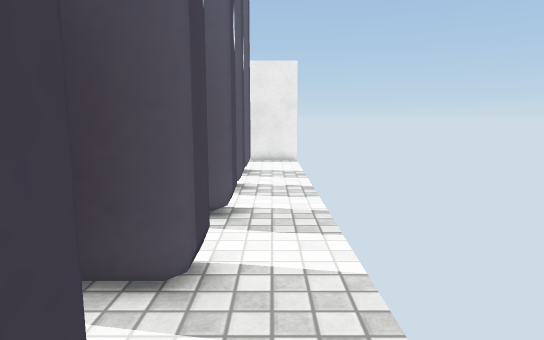
View 1 (above)

14 first-person views from a walk through a scene from a Unity 3-D project. The camera is 1.2 m above the floor, tilts 8° down and sees 75° across. The floor is counted in squares, 0.5 m on a side. Each view is taken from the middle of a square. On the plan, view 1 faces up. The plan holds only what a view shows up to about 20 squares ahead; the rest is blank. The place goes on beyond the plan. Some surface patterns are stand-ins.

View 2
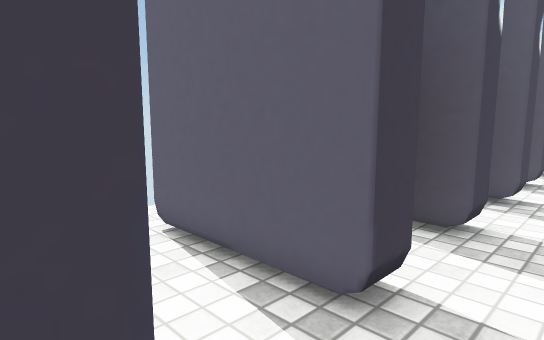

View 3
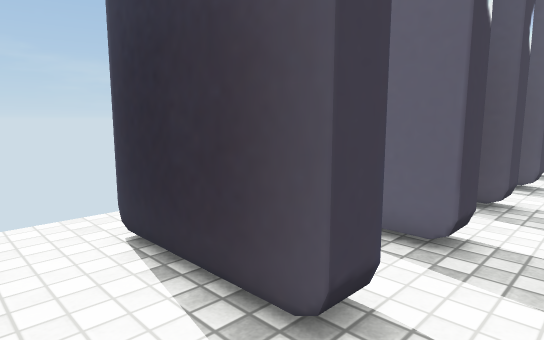

View 4
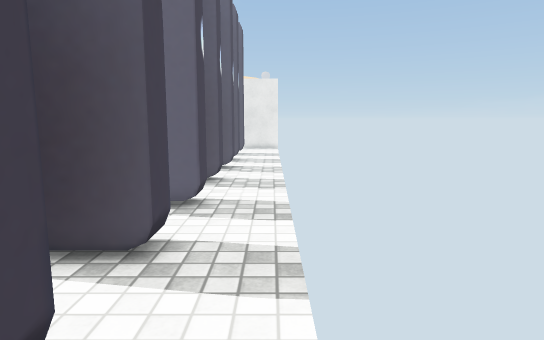

View 5
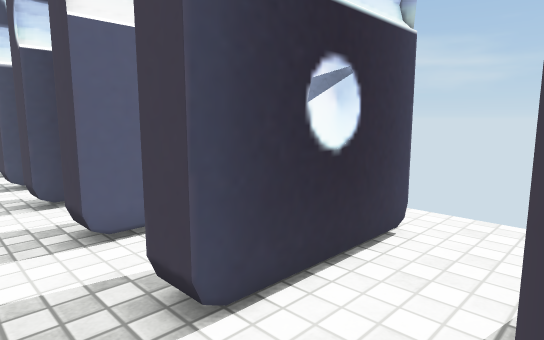

View 6
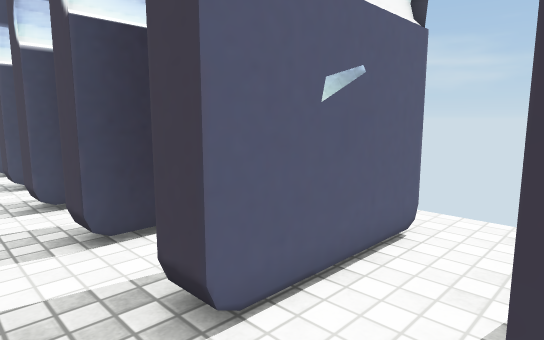

View 7
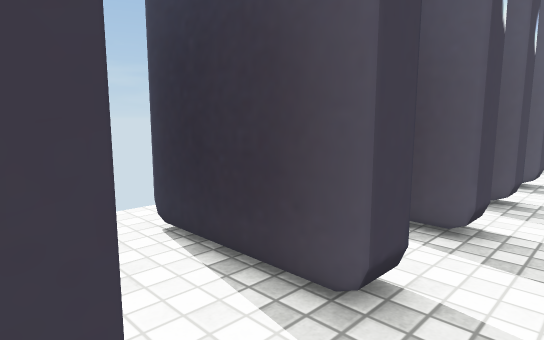

View 8
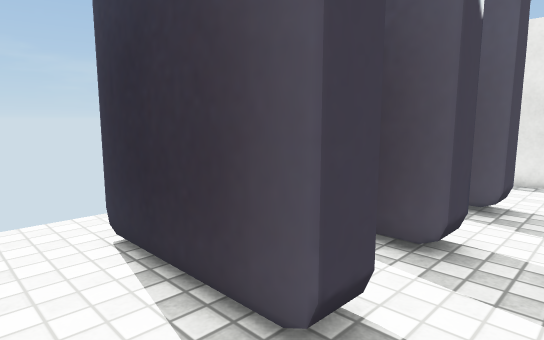

View 9
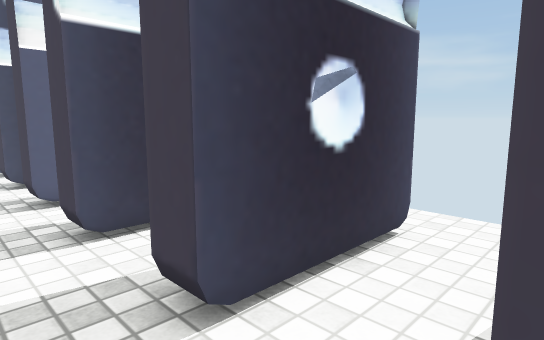

View 10
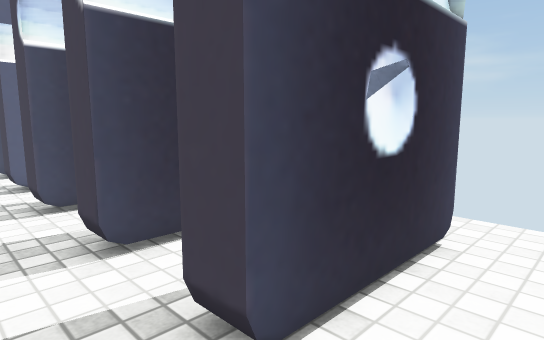

View 11
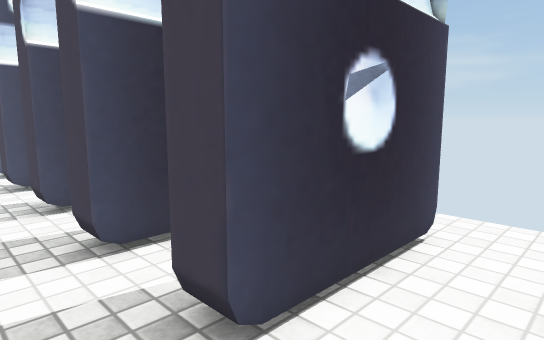

View 12
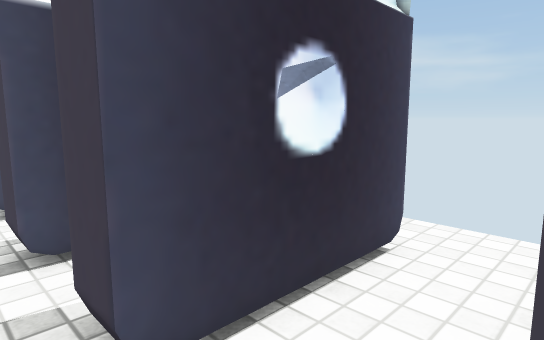

View 13
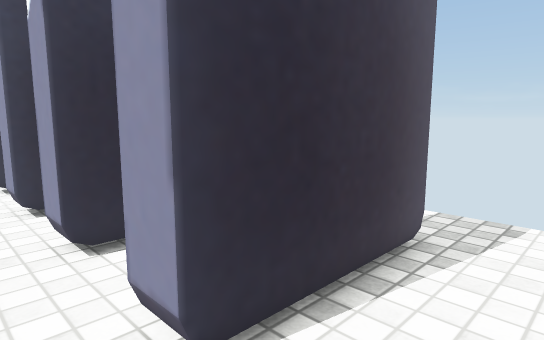

View 14
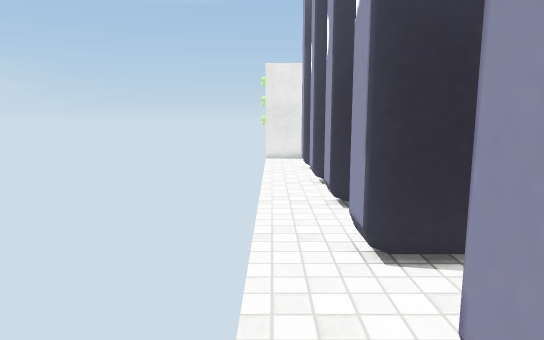

### Floor plan
Points are (right, up) in squares from view 1. A wall is a line through its corners. A room is listed if a view was taken in it or the views show most of it. See-through windows are left out.
Room 1 (views 1, 6, 7, 13, 14)
walls: (-6.5, -2) (-1, -2); (-1, 1.8) (-1, 0.7) (-6.4, 0.7) (-6.4, 1.8)
ways out: opening at (-7.5, -2.5) to room 2; opening at (0.5, -2.5) to room 2; opening at (-7.5, 1.5) to room 4; opening at (0.5, 1.5) to room 4
Room 2 (views 2, 12)
walls: (-6.5, -5.9) (-1, -5.9); (-1, -2) (-1, -3.1) (-6.5, -3.1)
ways out: opening at (-7.5, -2.5) to room 1; opening at (0.5, -2.5) to room 1; opening at (-7.5, -6.5) to room 3; opening at (0.5, -6.5) to room 3
Room 3 (views 3, 4)
walls: (-1.8, -9.6) (-1, -9.6) (-1, -10.5); (-1, -5.9) (-1, -7)
ways out: opening at (-7.5, -6.5) to room 2; opening at (0.5, -6.5) to room 2
Room 4 (views 5, 8)
walls: (-6.4, 1.8) (-1, 1.8); (-1, 5.8) (-1, 4.7) (-6.4, 4.7) (-6.4, 5.8)
ways out: opening at (-7.5, 1.5) to room 1; opening at (0.5, 1.5) to room 1; opening at (-7.5, 5.5) to room 5; opening at (0.5, 5.5) to room 5
Room 5 (view 9)
walls: (-6.4, 5.8) (-1, 5.8); (-1, 9.7) (-1, 8.6) (-6.4, 8.6) (-6.4, 9.7)
ways out: opening at (-7.5, 5.5) to room 4; opening at (0.5, 5.5) to room 4; opening at (-7.5, 9.5) to room 6; opening at (0.5, 9.5) to room 6
Room 6 (view 10)
walls: (-5.9, 12.3) (-6.4, 12.3) (-6.4, 13.4); (-6.4, 9.7) (-1, 9.7); (-1, 13.4) (-1, 12.3) (-2.4, 12.3)
ways out: opening at (-7.5, 9.5) to room 5; opening at (0.5, 9.5) to room 5; opening at (-7.5, 12.5) to room 7; opening at (0.5, 12.5) to room 7
Room 7 (view 11)
walls: (-6, 16.1) (-6.4, 16.1) (-6.4, 17.1); (-6.4, 13.4) (-1, 13.4); (-1, 17.2) (-1, 16.1) (-1.9, 16.1)
ways out: opening at (-7.5, 12.5) to room 6; opening at (0.5, 12.5) to room 6

Where each view was taken, in squares from view 1:
view 1: 0 up, 0 right, facing up
view 2: 3 down, 1 right, facing up-left
view 3: 6 down, 1 right, facing up-left
view 4: 9 down, 1 right, facing up
view 5: 5 up, 1 right, facing down-left
view 6: 1 up, 1 right, facing down-left
view 7: 1 up, 1 right, facing up-left
view 8: 6 up, 1 right, facing up-left
view 9: 9 up, 1 right, facing down-left
view 10: 12 up, 1 right, facing down-left
view 11: 16 up, 1 right, facing down-left
view 12: 3 down, 0 right, facing down-left
view 13: 2 up, 8 left, facing up-right
view 14: 1 down, 8 left, facing up
